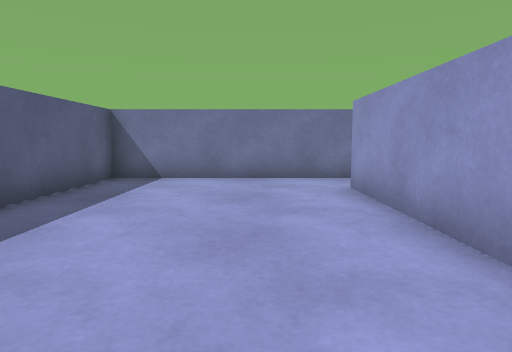
View 1 (above)

12 first-person views from a walk through a 3-D level made in the Unity game engine. The camera is 0.49 m above the floor, tilts 6° down and sees 75° across. The floor is counted in squares, 0.5 m on a side. Each view is taken from the middle of a square. On the plan, view 1 faces up. The plan holds only what a view shows up to about 12 squares ahead; the rest is blank. The player character is not drawn.

View 2
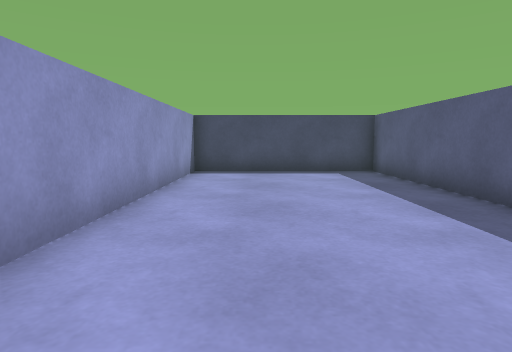

View 3
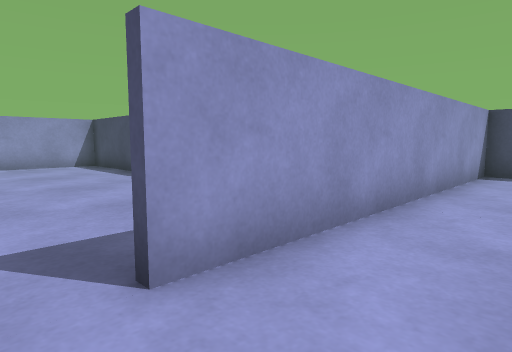

View 4
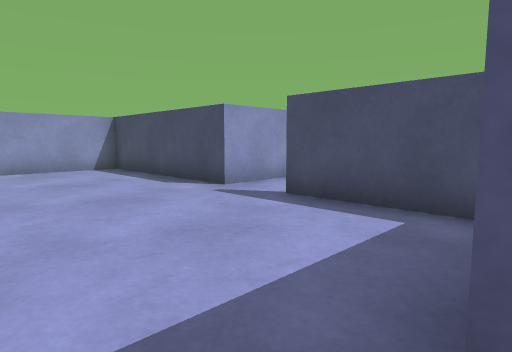

View 5
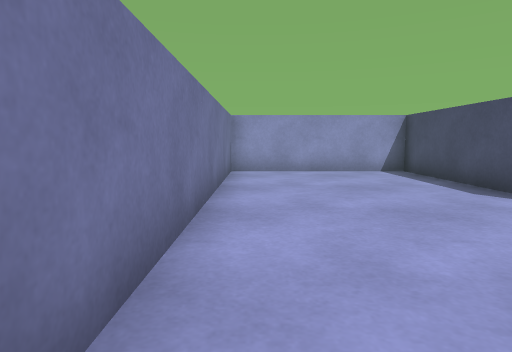

View 6
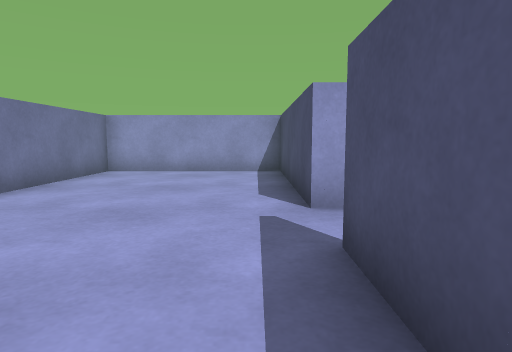

View 7
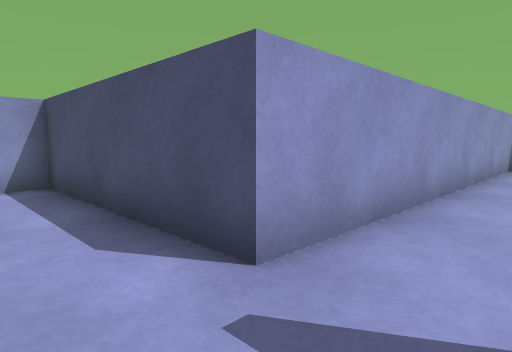

View 8
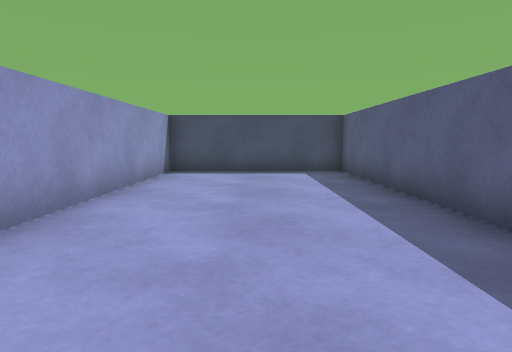

View 9
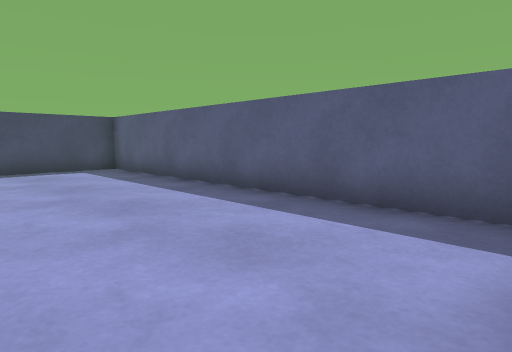

View 10
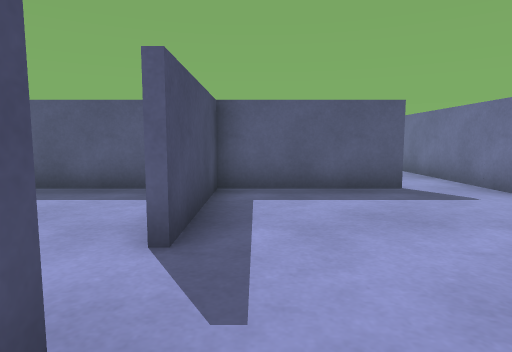

View 11
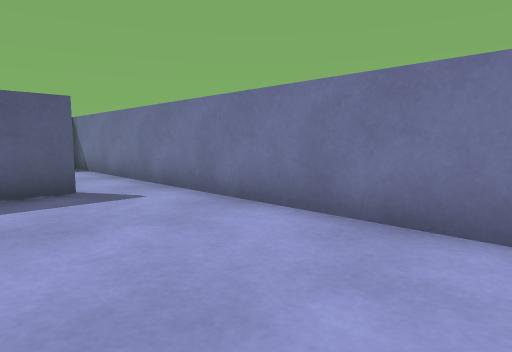

View 12
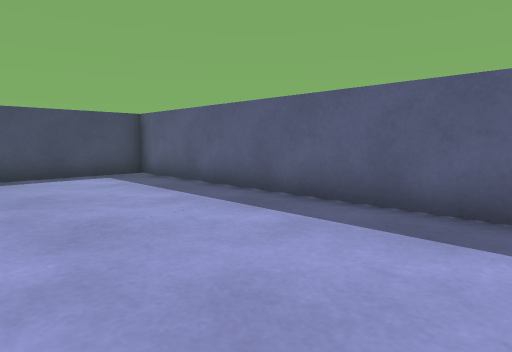

### Floor plan
Points are (right, up) in squares from view 1. A wall is a line through its corners. A room is listed if a view was taken in it or the views show most of it. See-through windows are left out.
Room 1 (views 1, 2, 3, 12)
walls: (1.4, 8.8) (-3.8, 8.8) (-3.8, -2.8) (2, -2.8) (2, 7)
ways out: opening at (2, 8) to room 2
Room 2 (views 4, 5, 6, 7, 9, 10, 11)
walls: (7.8, 3.2) (13.8, 3.2) (13.8, 8.8) (1.4, 8.8); (2.2, 7.1) (2.2, 3.2) (6, 3.2)
ways out: opening at (2, 8) to room 1; opening at (6.5, 3) to room 3
Room 3 (view 8)
walls: (2.2, 2.5) (2.2, -8.8) (7.8, -8.8) (7.8, 3.2)
ways out: opening at (6.5, 3) to room 2

Where each view was taken, in squares from view 1:
view 1: 0 up, 0 right, facing up
view 2: 8 up, 0 right, facing down
view 3: 8 up, 0 right, facing down-right
view 4: 8 up, 2 right, facing down-right
view 5: 8 up, 3 right, facing right
view 6: 4 up, 3 right, facing right
view 7: 5 up, 6 right, facing down-right
view 8: 2 up, 5 right, facing down
view 9: 3 up, 7 right, facing down-left
view 10: 4 up, 9 right, facing left
view 11: 5 up, 9 right, facing up-left
view 12: 7 up, 1 right, facing down-left
